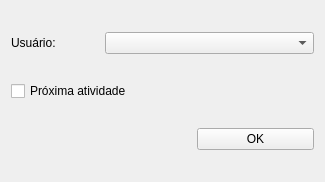
<?xml version="1.0" encoding="UTF-8"?>
<ui version="4.0">
 <class>Form</class>
 <widget class="QWidget" name="Form">
  <property name="geometry">
   <rect>
    <x>0</x>
    <y>0</y>
    <width>325</width>
    <height>182</height>
   </rect>
  </property>
  <property name="windowTitle">
   <string>Form</string>
  </property>
  <layout class="QGridLayout" name="gridLayout">
   <item row="0" column="0">
    <widget class="QLabel" name="label">
     <property name="text">
      <string>Usuário:</string>
     </property>
    </widget>
   </item>
   <item row="0" column="1" colspan="2">
    <widget class="QComboBox" name="usersCb"/>
   </item>
   <item row="1" column="0" colspan="2">
    <widget class="QCheckBox" name="nextActivityCkb">
     <property name="text">
      <string>Próxima atividade</string>
     </property>
    </widget>
   </item>
   <item row="1" column="2">
    <spacer name="horizontalSpacer_2">
     <property name="orientation">
      <enum>Qt::Horizontal</enum>
     </property>
     <property name="sizeHint" stdset="0">
      <size>
       <width>117</width>
       <height>20</height>
      </size>
     </property>
    </spacer>
   </item>
   <item row="2" column="0" colspan="2">
    <spacer name="horizontalSpacer">
     <property name="orientation">
      <enum>Qt::Horizontal</enum>
     </property>
     <property name="sizeHint" stdset="0">
      <size>
       <width>181</width>
       <height>20</height>
      </size>
     </property>
    </spacer>
   </item>
   <item row="2" column="2">
    <widget class="QPushButton" name="okBtn">
     <property name="text">
      <string>OK</string>
     </property>
    </widget>
   </item>
  </layout>
 </widget>
 <resources/>
 <connections/>
</ui>
